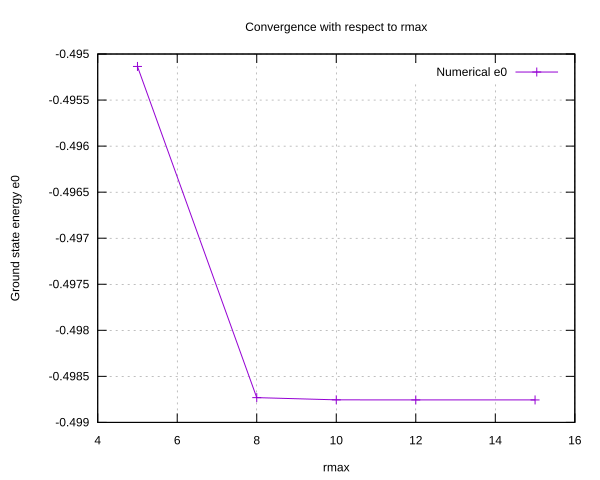

Here is the gnuplot script that generated this plot:
set terminal svg size 800,600
set output "plot_rmax.svg"
set terminal svg background rgb "white"

set xlabel "rmax"
set ylabel "Ground state energy e0"
set title "Convergence with respect to rmax"
set grid

plot "rmax_data.txt" using 1:2 with linespoints title "Numerical e0"
